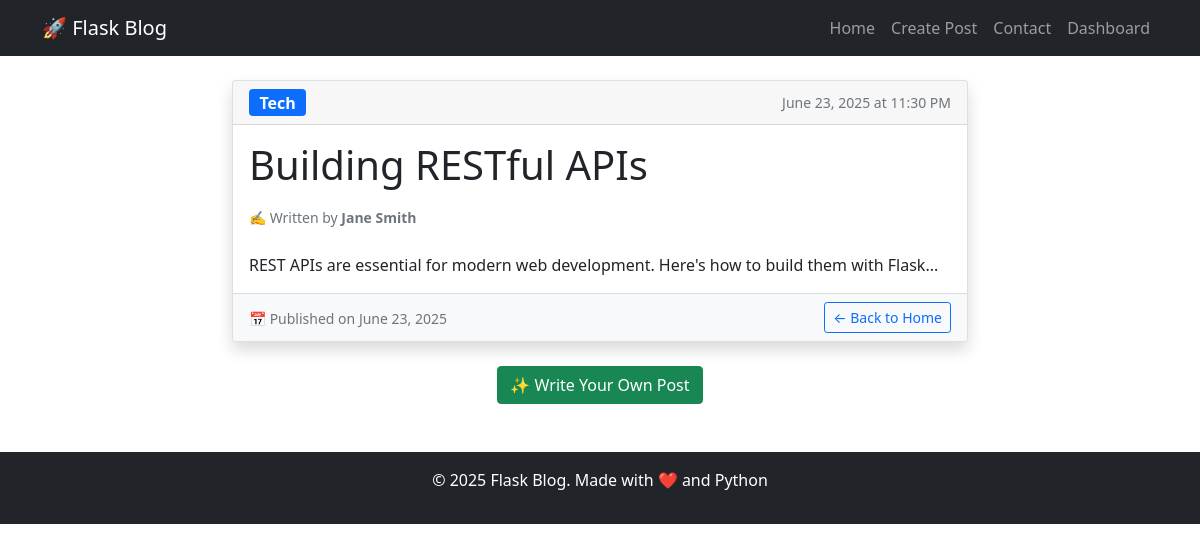
Screenshot of /post/2 with the database file from the repository.
### flask_blog_app.py (models this page shows, shortened)
class Post(db.Model):
    id = db.Column(db.Integer, primary_key=True)
    title = db.Column(db.String(100), nullable=False)
    content = db.Column(db.Text, nullable=False)
    author = db.Column(db.String(50), nullable=False)
    category = db.Column(db.String(50), nullable=False)
    date_posted = db.Column(db.DateTime, nullable=False, default=datetime.utcnow)

### flask_blog_app.py (the view)
@app.route('/post/<int:post_id>')
def post_detail(post_id):
    post = Post.query.get_or_404(post_id)
    return render_template('post_detail.html', post=post)

### templates/post_detail.html (shortened to what this page needs)
{% extends "base.html" %}
{% block content %}
<div class="row">
    <div class="col-md-8 mx-auto">
        <article class="card shadow">
            <div class="card-header">
                <div class="d-flex justify-content-between align-items-center">
                    <span class="badge bg-primary fs-6">{{ post.category.title() }}</span>
                    <small class="text-muted">{{ post.date_posted.strftime('%B %d, %Y at %I:%M %p') }}</small>
                </div>
            </div>
            <div class="card-body">
                <h1 class="card-title mb-3">{{ post.title }}</h1>
                <div class="mb-4">
                    <small class="text-muted">
                        ✍️ Written by <strong>{{ post.author }}</strong>
                    </small>
                </div>
                <div class="post-content">
                    {{ post.content | replace('\n', '<br>') | safe }}
                </div>
            </div>
            <div class="card-footer bg-light">
                <div class="row align-items-center">
                    <div class="col">
                        <small class="text-muted">
                            📅 Published on {{ post.date_posted.strftime('%B %d, %Y') }}
                        </small>
                    </div>
                    <div class="col-auto">
                        <a href="{{ url_for('home') }}" class="btn btn-outline-primary btn-sm">← Back to Home</a>
                    </div>
                </div>
            </div>
        </article>
        <div class="text-center mt-4">
            <a href="{{ url_for('create_post') }}" class="btn btn-success">✨ Write Your Own Post</a>
        </div>
    </div>
</div>
{% endblock %}

### rows the page displays
Post: category "Tech", date_posted "June 23, 2025 at 11:30 PM", title "Building RESTful APIs", author "Jane Smith", content "REST APIs are essential for modern web development. Here's how to build them with Flask...", date_posted "June 23, 2025"
